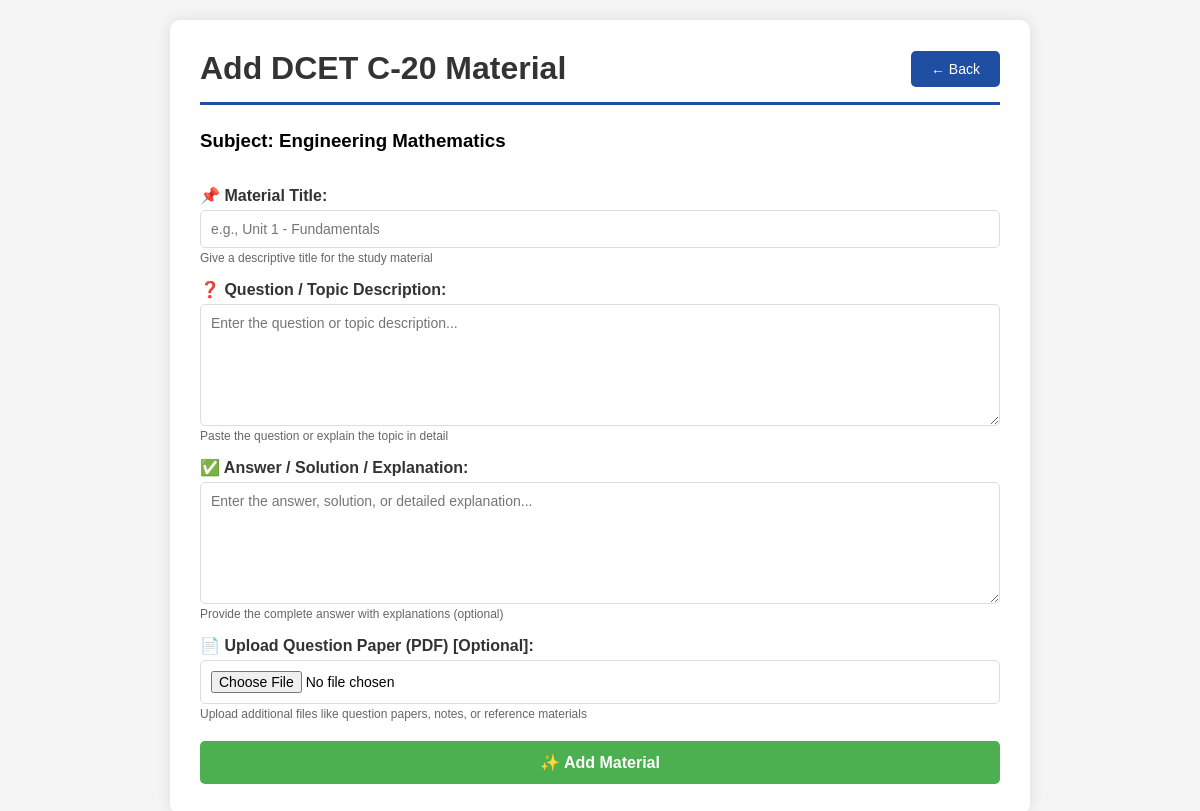
Page /admin/add-dcet/2 (signed in) on the earlier database version.
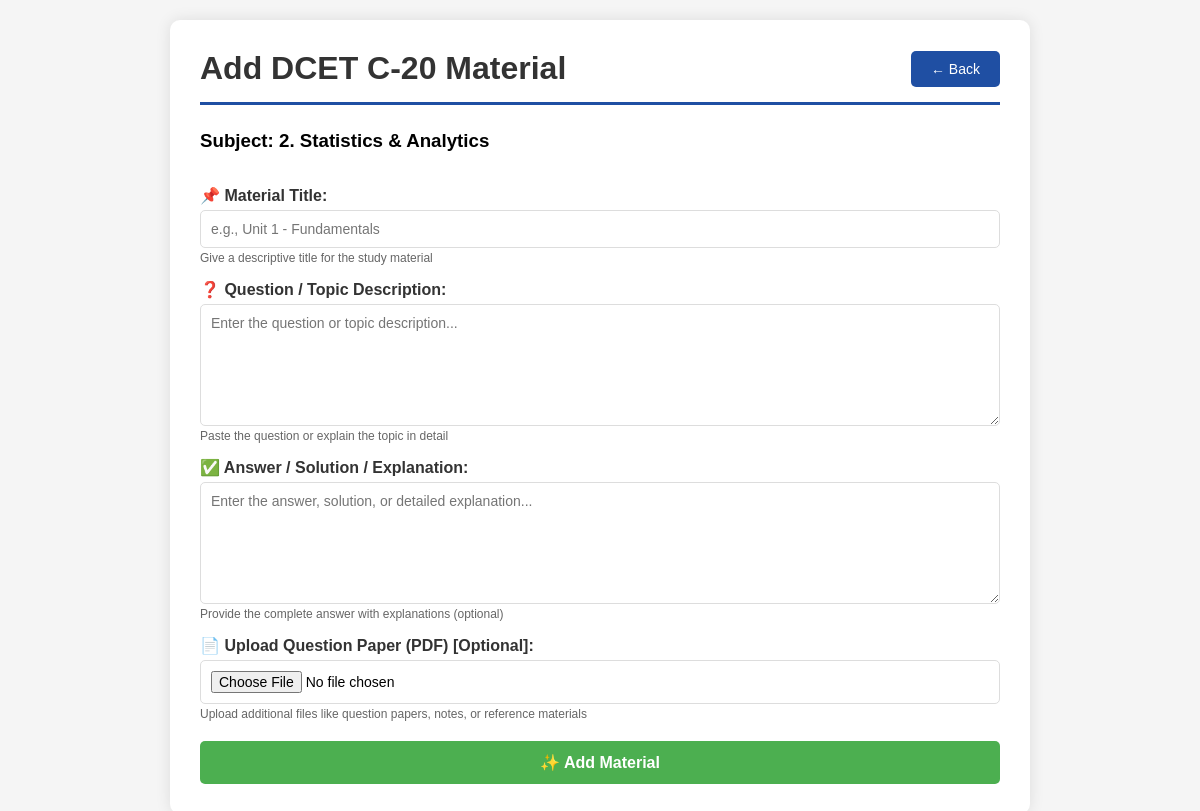
Same page on the later database version.
### models.py (models this page shows)
class Subject(db.Model):
    __tablename__ = 'subject'
    id = db.Column(db.Integer, primary_key=True)
    name = db.Column(db.String(100), nullable=False)
    branch_id = db.Column(db.Integer, db.ForeignKey('branch.id'), nullable=False)

### routes/admin_routes.py (the view, shortened to what this page needs)
@admin.route('/add-dcet/<int:subject_id>', methods=['GET', 'POST'])
def add_dcet(subject_id):
    if 'admin_id' not in session:
        return redirect('/login')
    subject = Subject.query.get_or_404(subject_id)
    return render_template('admin_add_dcet.html', subject=subject)

### app.py (called while the page is built)
@app.after_request
def add_header(response):
    response.headers["Cache-Control"] = "no-cache, no-store, must-revalidate"
    response.headers["Pragma"] = "no-cache"
    response.headers["Expires"] = "0"
    return response

### templates/admin_add_dcet.html (shortened to what this page needs)
<!DOCTYPE html>
<html>
<head>
</head>
<body>
    <div class="container">
        <header>
            <h1>Add DCET C-20 Material</h1>
            <a href="/admin/subject/{{ subject.id }}/materials" class="back-btn">← Back</a>
        </header>
        <h3>Subject: {{ subject.name }}</h3>
        <form method="POST" enctype="multipart/form-data">
            <label for="title">📌 Material Title:</label>
            <input type="text" id="title" name="title" placeholder="e.g., Unit 1 - Fundamentals" required>
            <div class="hint">Give a descriptive title for the study material</div>
            <label for="question">❓ Question / Topic Description:</label>
            <textarea id="question" name="question" placeholder="Enter the question or topic description..." required></textarea>
            <div class="hint">Paste the question or explain the topic in detail</div>
            <label for="answer">✅ Answer / Solution / Explanation:</label>
            <textarea id="answer" name="answer" placeholder="Enter the answer, solution, or detailed explanation..."></textarea>
            <div class="hint">Provide the complete answer with explanations (optional)</div>
            <label for="qp_file">📄 Upload Question Paper (PDF) [Optional]:</label>
            <input type="file" id="qp_file" name="qp_file" accept=".pdf,.txt">
            <div class="hint">Upload additional files like question papers, notes, or reference materials</div>
            <button type="submit">✨ Add Material</button>
        </form>
    </div>
</body>
</html>

Differences in the rows shown:
changed Subject: name "Engineering Mathematics" → "2. Statistics & Analytics"
